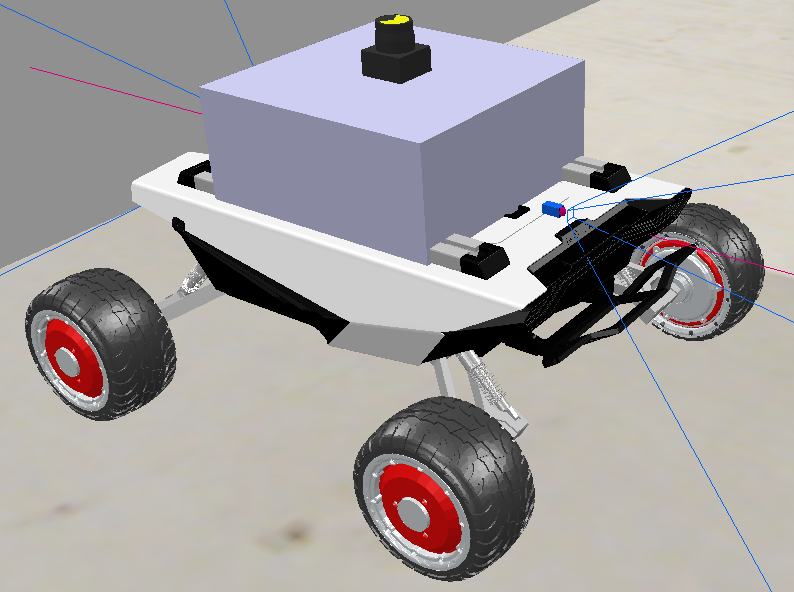
#> input picture img.png, 794 x 592 px; its folder holds only this picture in this run
$ python -i CameraService.py   (imports and definitions only)
#> lines starting #> are read from the running program, lines starting #| are printed output that depends on the picture; after the words box and inside, x2 and y2 are one past the last pixel; in counts of white or black regions, pixels touching at a corner belong together
#> further down, picture is the input picture: shape (592, 794, 3); mean B, G, R 159.9, 159.8, 164.4
import SimService
import numpy as np
import cv2
import copy
import math
import SharedData
import time

min_shape_area = 350
lower = np.array([0,50,0])
upper = np.array([150,255,255])
pixel = 256
memory = []
consistency_error = 5
sensor_range = 3.9
f_cam_number = None
r_cam_number = None

# [80 lines left out: functions camera_loop, exclude_existing, get_sensor_view, not called in this run]

def shape_recognition(img):
    # Pre-processing
    hsv = cv2.cvtColor(img, cv2.COLOR_BGR2HSV)
#> hsv: shape (592, 794, 3); mean H, S, V 28.7, 18.6, 169
    mask = cv2.inRange(hsv, lower, upper)
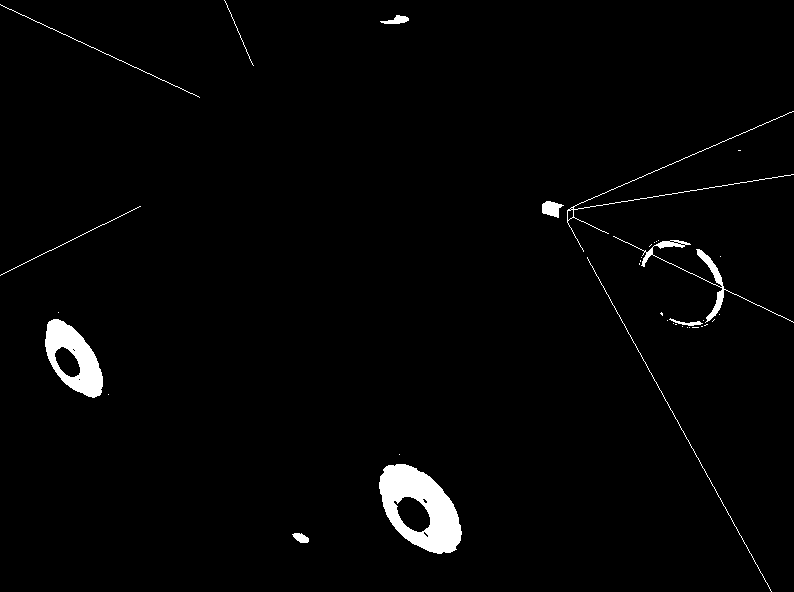
#> mask: shape (592, 794); 2% white; 37 white regions (25 under 20 px)

    contours, _ = cv2.findContours(mask, cv2.RETR_EXTERNAL, cv2.CHAIN_APPROX_SIMPLE)
#> contours = 37 contours, 29 with area under 20; largest, box (x1, y1, x2, y2) and area: (379, 464, 462, 554) 4907, (45, 319, 103, 398) 2776, (613, 236, 794, 323) 620, (542, 201, 564, 218) 210, (380, 15, 409, 24) 114, (292, 533, 309, 543) 95, (567, 111, 794, 252) 65, (669, 318, 703, 326) 58
    shape_recognized = []
    for contour in contours:

        area = cv2.contourArea(contour)
        if area < min_shape_area:
            continue

        perimeter = cv2.arcLength(contour, True)
        epsilon = 0.01 * perimeter
        approx = cv2.approxPolyDP(contour, epsilon, True)
        M = cv2.moments(contour)
        cx = int(M['m10']/M['m00'])
        cy = int(M['m01']/M['m00'])
        sides = len(approx)

        # Identifica la forma
        if sides <= 6:
            shape_name = "CUBO"
            shape_recognized.append((shape_name, cx, cy))
#> this loop made 37 passes
#> area on passes 1, 17, 32, 34, 35: 95, 58, 209.5, 65, 114
#> (area, perimeter, epsilon, cx, cy, sides) on passes 2, 16, 30: (4907, 285.6, 2.86, 419, 508, 13), (2776.5, 222.2, 2.22, 72, 358, 10), (620.5, 748.4, 7.48, 695, 270, 16)
#> after the loop, shape_recognized = []

        # [8 lines of commented-out code are left out]

    return shape_recognized

# [42 lines left out: functions color_recognition, find_distance, not called in this run]

>>> import cv2
>>> picture = cv2.imread('../img.png')
>>> result = shape_recognition(picture)
#> result = []
